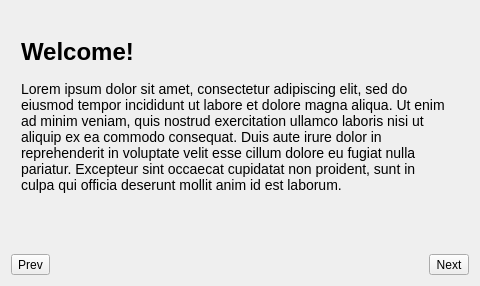
<?xml version="1.0" encoding="UTF-8"?>
<ui version="4.0">
 <class>demo</class>
 <widget class="QDialog" name="demo">
  <property name="geometry">
   <rect>
    <x>0</x>
    <y>0</y>
    <width>480</width>
    <height>286</height>
   </rect>
  </property>
  <property name="windowTitle">
   <string>Dialog</string>
  </property>
  <layout class="QVBoxLayout" name="verticalLayout">
   <item>
    <widget class="SlidingStackedWidget" name="stackedWidget">
     <property name="currentIndex">
      <number>0</number>
     </property>
     <widget class="QWidget" name="page_1">
      <layout class="QHBoxLayout" name="horizontalLayout_2">
       <property name="leftMargin">
        <number>0</number>
       </property>
       <property name="topMargin">
        <number>0</number>
       </property>
       <property name="rightMargin">
        <number>0</number>
       </property>
       <property name="bottomMargin">
        <number>0</number>
       </property>
       <item>
        <widget class="QWidget" name="p1_container" native="true">
         <widget class="QLabel" name="p1_title">
          <property name="geometry">
           <rect>
            <x>10</x>
            <y>10</y>
            <width>171</width>
            <height>61</height>
           </rect>
          </property>
          <property name="styleSheet">
           <string notr="true">font-size: 24px;
font-weight: bold;</string>
          </property>
          <property name="text">
           <string>Welcome!</string>
          </property>
         </widget>
         <widget class="QLabel" name="p1_desc">
          <property name="geometry">
           <rect>
            <x>10</x>
            <y>70</y>
            <width>431</width>
            <height>151</height>
           </rect>
          </property>
          <property name="styleSheet">
           <string notr="true">font-size: 14px;</string>
          </property>
          <property name="text">
           <string>Lorem ipsum dolor sit amet, consectetur adipiscing elit, sed do eiusmod tempor incididunt ut labore et dolore magna aliqua. Ut enim ad minim veniam, quis nostrud exercitation ullamco laboris nisi ut aliquip ex ea commodo consequat. Duis aute irure dolor in reprehenderit in voluptate velit esse cillum dolore eu fugiat nulla pariatur. Excepteur sint occaecat cupidatat non proident, sunt in culpa qui officia deserunt mollit anim id est laborum.</string>
          </property>
          <property name="alignment">
           <set>Qt::AlignLeading|Qt::AlignLeft|Qt::AlignTop</set>
          </property>
          <property name="wordWrap">
           <bool>true</bool>
          </property>
         </widget>
        </widget>
       </item>
      </layout>
     </widget>
     <widget class="QWidget" name="page_3">
      <widget class="QWidget" name="p2_container" native="true">
       <property name="geometry">
        <rect>
         <x>0</x>
         <y>0</y>
         <width>445</width>
         <height>230</height>
        </rect>
       </property>
       <widget class="QLabel" name="p2_title">
        <property name="geometry">
         <rect>
          <x>10</x>
          <y>10</y>
          <width>301</width>
          <height>61</height>
         </rect>
        </property>
        <property name="styleSheet">
         <string notr="true">font-size: 24px;
font-weight: bold;
</string>
        </property>
        <property name="text">
         <string>Widgets</string>
        </property>
       </widget>
       <widget class="QTabWidget" name="tabWidget">
        <property name="geometry">
         <rect>
          <x>10</x>
          <y>70</y>
          <width>431</width>
          <height>131</height>
         </rect>
        </property>
        <widget class="QWidget" name="tab">
         <attribute name="title">
          <string>Tab 1</string>
         </attribute>
         <widget class="QRadioButton" name="radioButton">
          <property name="geometry">
           <rect>
            <x>10</x>
            <y>10</y>
            <width>121</width>
            <height>21</height>
           </rect>
          </property>
          <property name="text">
           <string>Radio Button</string>
          </property>
          <property name="checked">
           <bool>true</bool>
          </property>
         </widget>
         <widget class="QRadioButton" name="radioButton_2">
          <property name="geometry">
           <rect>
            <x>10</x>
            <y>40</y>
            <width>131</width>
            <height>21</height>
           </rect>
          </property>
          <property name="text">
           <string>Radio Button 2</string>
          </property>
         </widget>
         <widget class="QComboBox" name="comboBox">
          <property name="geometry">
           <rect>
            <x>10</x>
            <y>70</y>
            <width>141</width>
            <height>23</height>
           </rect>
          </property>
          <item>
           <property name="text">
            <string>Item 1</string>
           </property>
          </item>
          <item>
           <property name="text">
            <string>Item 2</string>
           </property>
          </item>
          <item>
           <property name="text">
            <string>Item 3</string>
           </property>
          </item>
         </widget>
        </widget>
        <widget class="QWidget" name="tab_2">
         <attribute name="title">
          <string>Tab 2</string>
         </attribute>
        </widget>
       </widget>
      </widget>
     </widget>
     <widget class="QWidget" name="page_5">
      <widget class="QWidget" name="p4_container" native="true">
       <property name="geometry">
        <rect>
         <x>0</x>
         <y>0</y>
         <width>445</width>
         <height>230</height>
        </rect>
       </property>
       <widget class="QLabel" name="p4_title">
        <property name="geometry">
         <rect>
          <x>10</x>
          <y>10</y>
          <width>271</width>
          <height>61</height>
         </rect>
        </property>
        <property name="styleSheet">
         <string notr="true">font-size: 24px;
font-weight: bold;</string>
        </property>
        <property name="text">
         <string>Last page</string>
        </property>
       </widget>
       <widget class="QLabel" name="p4_desc">
        <property name="geometry">
         <rect>
          <x>10</x>
          <y>70</y>
          <width>431</width>
          <height>141</height>
         </rect>
        </property>
        <property name="styleSheet">
         <string notr="true">font-size: 14px;</string>
        </property>
        <property name="text">
         <string>Est ridiculus Class consectetuer leo nullam. Convallis porta condimentum dapibus. Suspendisse aliquam ligula elementum blandit. Massa sit. Tempor nonummy commodo odio id, bibendum.

Consequat, cras suspendisse molestie, cras purus integer tristique quam est lorem.</string>
        </property>
        <property name="alignment">
         <set>Qt::AlignLeading|Qt::AlignLeft|Qt::AlignTop</set>
        </property>
        <property name="wordWrap">
         <bool>true</bool>
        </property>
       </widget>
      </widget>
     </widget>
    </widget>
   </item>
   <item>
    <layout class="QHBoxLayout" name="horizontalLayout">
     <property name="topMargin">
      <number>0</number>
     </property>
     <item>
      <widget class="QToolButton" name="prev">
       <property name="styleSheet">
        <string notr="true"/>
       </property>
       <property name="text">
        <string>Prev</string>
       </property>
       <property name="icon">
        <iconset theme="arrow-left">
         <normaloff>.</normaloff>.</iconset>
       </property>
       <property name="toolButtonStyle">
        <enum>Qt::ToolButtonIconOnly</enum>
       </property>
      </widget>
     </item>
     <item>
      <spacer name="horizontalSpacer">
       <property name="orientation">
        <enum>Qt::Horizontal</enum>
       </property>
       <property name="sizeHint" stdset="0">
        <size>
         <width>40</width>
         <height>20</height>
        </size>
       </property>
      </spacer>
     </item>
     <item>
      <widget class="QToolButton" name="next">
       <property name="styleSheet">
        <string notr="true"/>
       </property>
       <property name="text">
        <string>Next</string>
       </property>
       <property name="icon">
        <iconset theme="arrow-right">
         <normaloff>.</normaloff>.</iconset>
       </property>
       <property name="toolButtonStyle">
        <enum>Qt::ToolButtonIconOnly</enum>
       </property>
      </widget>
     </item>
    </layout>
   </item>
  </layout>
 </widget>
 <customwidgets>
  <customwidget>
   <class>SlidingStackedWidget</class>
   <extends>QStackedWidget</extends>
   <header>slidingstackedwidget.h</header>
   <container>1</container>
  </customwidget>
 </customwidgets>
 <resources/>
 <connections/>
</ui>
